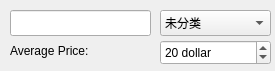
<?xml version="1.0" encoding="UTF-8"?>
<ui version="4.0">
 <class>AddNewRestaurantForm</class>
 <widget class="QWidget" name="AddNewRestaurantForm">
  <property name="geometry">
   <rect>
    <x>0</x>
    <y>0</y>
    <width>275</width>
    <height>71</height>
   </rect>
  </property>
  <property name="windowTitle">
   <string>Add new restaurant</string>
  </property>
  <widget class="QLineEdit" name="lineEdit_name">
   <property name="geometry">
    <rect>
     <x>10</x>
     <y>10</y>
     <width>141</width>
     <height>26</height>
    </rect>
   </property>
  </widget>
  <widget class="QSpinBox" name="spinBox_price">
   <property name="geometry">
    <rect>
     <x>160</x>
     <y>40</y>
     <width>111</width>
     <height>25</height>
    </rect>
   </property>
   <property name="suffix">
    <string> dollar</string>
   </property>
   <property name="minimum">
    <number>1</number>
   </property>
   <property name="maximum">
    <number>999</number>
   </property>
   <property name="value">
    <number>20</number>
   </property>
  </widget>
  <widget class="QComboBox" name="comboBox_type">
   <property name="geometry">
    <rect>
     <x>160</x>
     <y>10</y>
     <width>111</width>
     <height>26</height>
    </rect>
   </property>
   <item>
    <property name="text">
     <string>未分类</string>
    </property>
   </item>
   <item>
    <property name="text">
     <string>湘菜</string>
    </property>
   </item>
   <item>
    <property name="text">
     <string>大杂烩</string>
    </property>
   </item>
   <item>
    <property name="text">
     <string>川菜</string>
    </property>
   </item>
   <item>
    <property name="text">
     <string>粤菜</string>
    </property>
   </item>
   <item>
    <property name="text">
     <string>鲁菜</string>
    </property>
   </item>
   <item>
    <property name="text">
     <string>小吃</string>
    </property>
   </item>
   <item>
    <property name="text">
     <string>滇菜</string>
    </property>
   </item>
   <item>
    <property name="text">
     <string>台湾菜</string>
    </property>
   </item>
   <item>
    <property name="text">
     <string>清真</string>
    </property>
   </item>
   <item>
    <property name="text">
     <string>火锅</string>
    </property>
   </item>
   <item>
    <property name="text">
     <string>意大利菜</string>
    </property>
   </item>
   <item>
    <property name="text">
     <string>墨西哥菜</string>
    </property>
   </item>
   <item>
    <property name="text">
     <string>西餐</string>
    </property>
   </item>
   <item>
    <property name="text">
     <string>烧烤</string>
    </property>
   </item>
   <item>
    <property name="text">
     <string>咖啡厅</string>
    </property>
   </item>
   <item>
    <property name="text">
     <string>饮料</string>
    </property>
   </item>
   <item>
    <property name="text">
     <string>快餐</string>
    </property>
   </item>
   <item>
    <property name="text">
     <string>韩国料理</string>
    </property>
   </item>
   <item>
    <property name="text">
     <string>日本料理</string>
    </property>
   </item>
  </widget>
  <widget class="QLabel" name="label">
   <property name="geometry">
    <rect>
     <x>10</x>
     <y>40</y>
     <width>141</width>
     <height>21</height>
    </rect>
   </property>
   <property name="text">
    <string>Average Price:</string>
   </property>
  </widget>
 </widget>
 <resources/>
 <connections/>
</ui>
